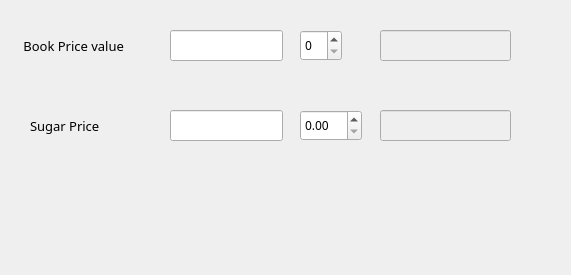
<?xml version="1.0" encoding="UTF-8"?>
<ui version="4.0">
 <class>Dialog</class>
 <widget class="QDialog" name="Dialog">
  <property name="geometry">
   <rect>
    <x>0</x>
    <y>0</y>
    <width>571</width>
    <height>275</height>
   </rect>
  </property>
  <property name="font">
   <font>
    <family>Monaco</family>
    <pointsize>9</pointsize>
   </font>
  </property>
  <property name="windowTitle">
   <string>Dialog</string>
  </property>
  <widget class="QLabel" name="label">
   <property name="geometry">
    <rect>
     <x>20</x>
     <y>30</y>
     <width>141</width>
     <height>31</height>
    </rect>
   </property>
   <property name="font">
    <font>
     <pointsize>10</pointsize>
    </font>
   </property>
   <property name="text">
    <string> Book Price value</string>
   </property>
  </widget>
  <widget class="QLabel" name="label_2">
   <property name="geometry">
    <rect>
     <x>30</x>
     <y>110</y>
     <width>121</width>
     <height>31</height>
    </rect>
   </property>
   <property name="font">
    <font>
     <pointsize>10</pointsize>
    </font>
   </property>
   <property name="text">
    <string>Sugar Price</string>
   </property>
  </widget>
  <widget class="QLabel" name="labelTotalAmount">
   <property name="geometry">
    <rect>
     <x>380</x>
     <y>190</y>
     <width>171</width>
     <height>31</height>
    </rect>
   </property>
   <property name="font">
    <font>
     <family>Monaco</family>
     <pointsize>10</pointsize>
    </font>
   </property>
   <property name="text">
    <string/>
   </property>
  </widget>
  <widget class="QSpinBox" name="spinBoxBookQty">
   <property name="geometry">
    <rect>
     <x>300</x>
     <y>30</y>
     <width>42</width>
     <height>31</height>
    </rect>
   </property>
  </widget>
  <widget class="QDoubleSpinBox" name="doubleSpinBoxSugarWeight">
   <property name="geometry">
    <rect>
     <x>300</x>
     <y>110</y>
     <width>62</width>
     <height>31</height>
    </rect>
   </property>
  </widget>
  <widget class="QLineEdit" name="lineEditBookPrice">
   <property name="geometry">
    <rect>
     <x>170</x>
     <y>30</y>
     <width>113</width>
     <height>31</height>
    </rect>
   </property>
  </widget>
  <widget class="QLineEdit" name="lineEditBookAmount">
   <property name="enabled">
    <bool>false</bool>
   </property>
   <property name="geometry">
    <rect>
     <x>380</x>
     <y>30</y>
     <width>131</width>
     <height>31</height>
    </rect>
   </property>
  </widget>
  <widget class="QLineEdit" name="lineEditSugarPrice">
   <property name="geometry">
    <rect>
     <x>170</x>
     <y>110</y>
     <width>113</width>
     <height>31</height>
    </rect>
   </property>
  </widget>
  <widget class="QLineEdit" name="lineEditSugarAmount">
   <property name="enabled">
    <bool>false</bool>
   </property>
   <property name="geometry">
    <rect>
     <x>380</x>
     <y>110</y>
     <width>131</width>
     <height>31</height>
    </rect>
   </property>
  </widget>
 </widget>
 <resources/>
 <connections/>
</ui>
